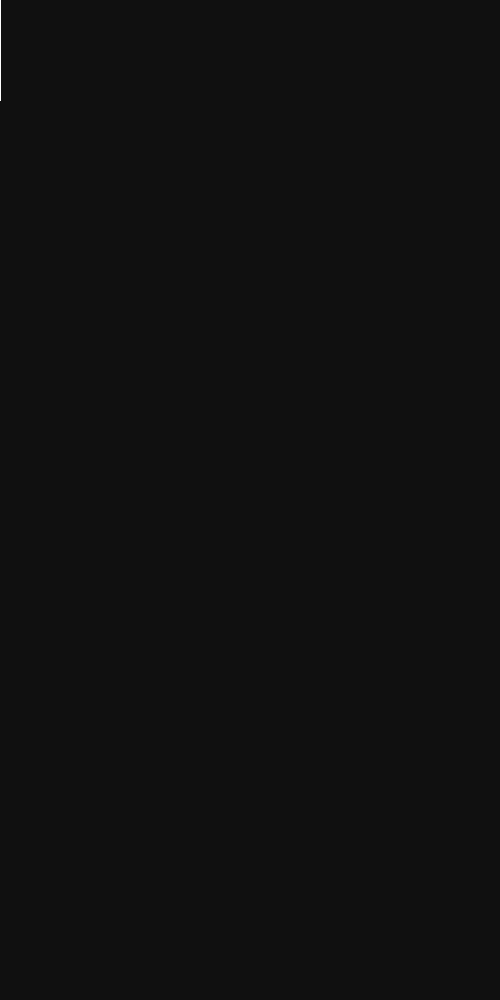
Frame 1 (no input)
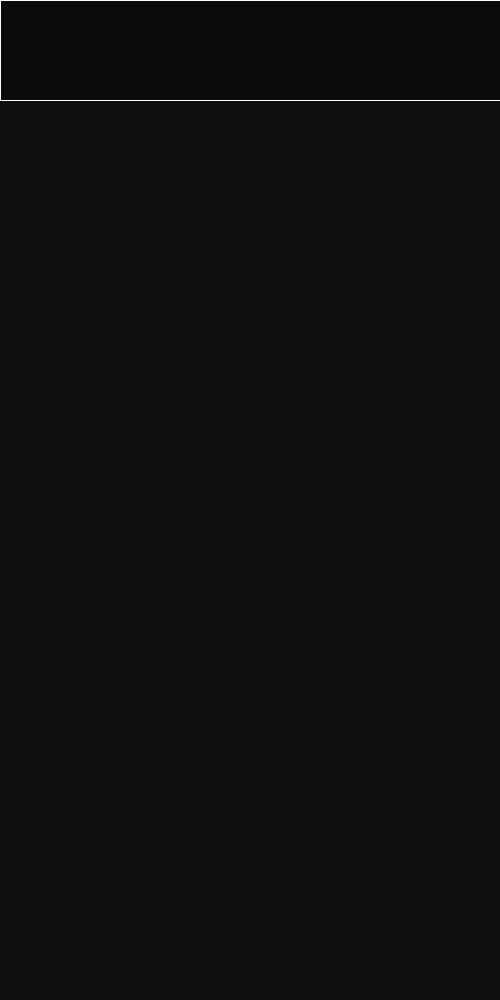
Frame 60 (the mouse pressed at the canvas centre just before this capture)
Frame 120 (the mouse held since frame 60 and released just before this capture): identical to frame 60, image omitted

The Processing sketch that drew these frames (run headless with seeded random() and noise(); from frame 60 on, the mouse is pressed at the canvas centre):

// Processing sketch: OriginalDesign
// ── OriginalDesign.pde
int frams;
void setup()
{
  size(500,1000);
  background(#101010);
  frameRate(60);
}
void draw()
{
  fill(11,11,11);
  stroke(255,255,255);
  rect(0,0,frams*10,100);
  frams++;
  System.out.println(frams);
  if (frams>500)
  {
    frams=0;
    fill(16,16,16);
    rect(0,0,500,1000);
  }
}
